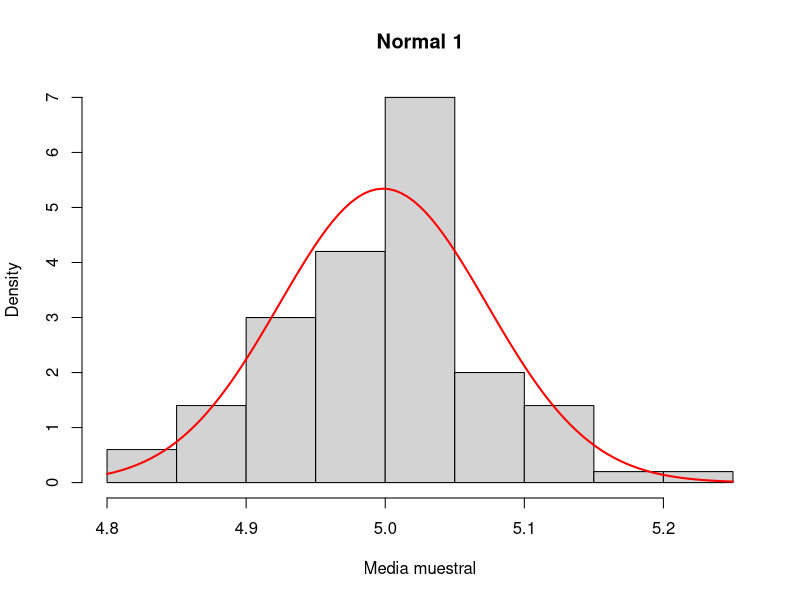
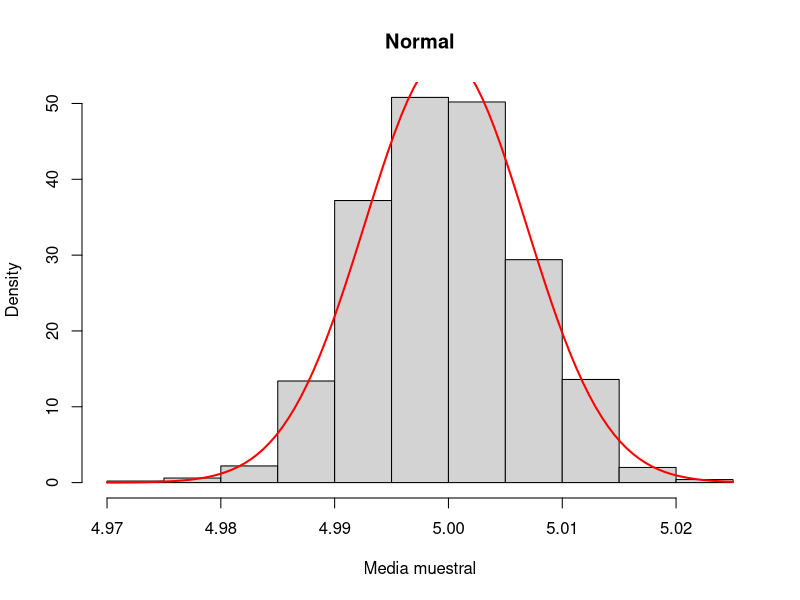
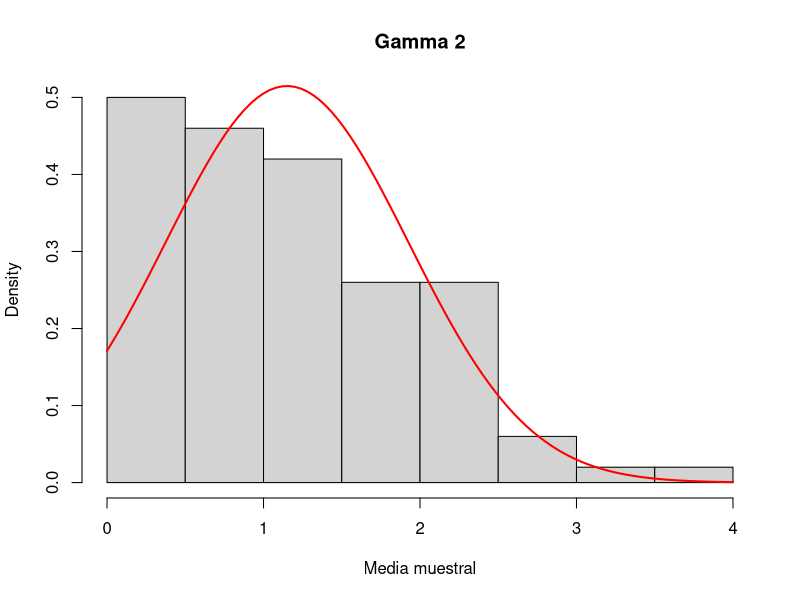
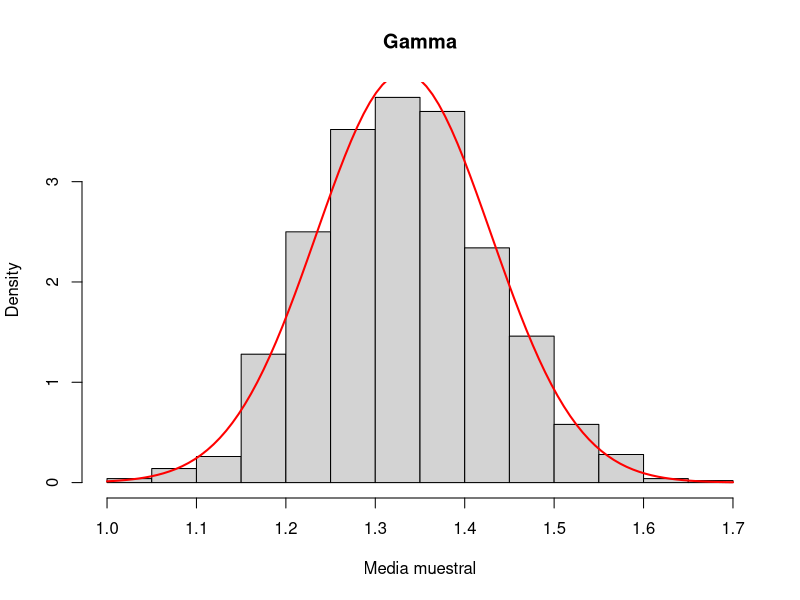
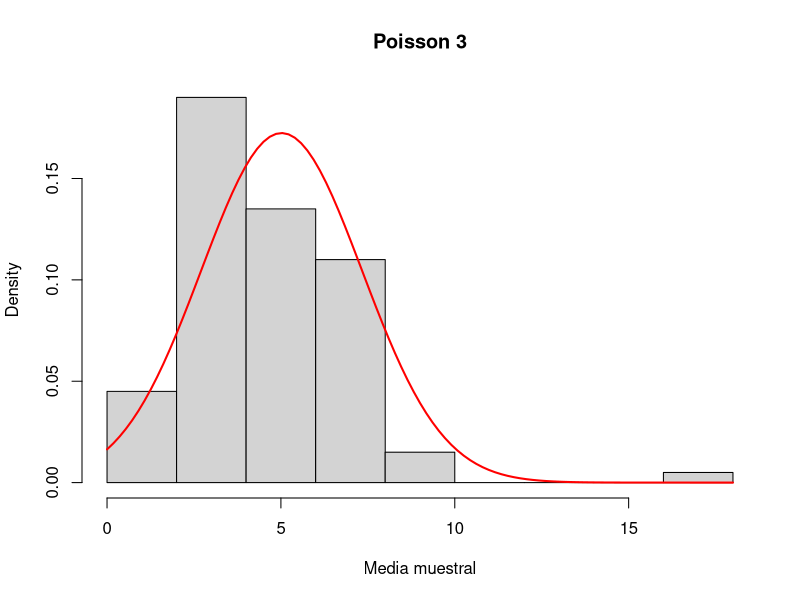
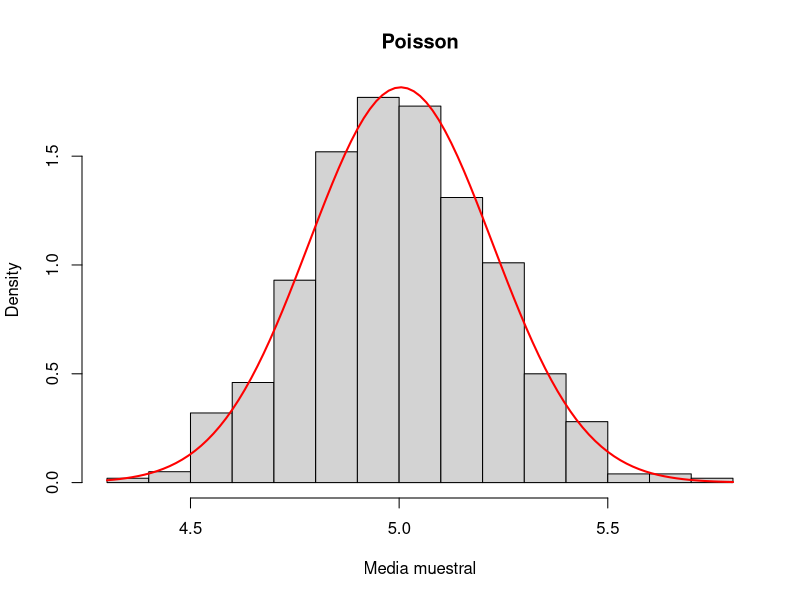
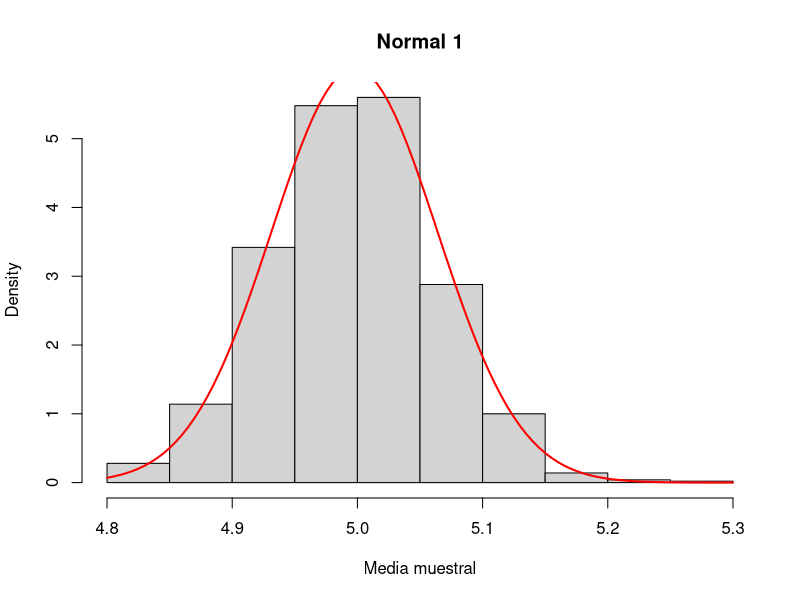
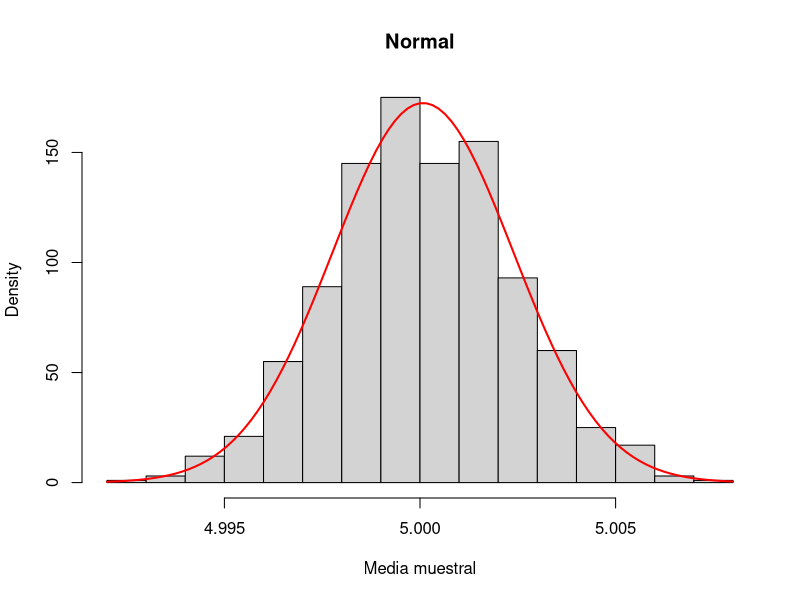

Write the R code that produced these figures, in order. (Note: this script raises an error after producing the figures.)
## ---- chunk 1
# Definición de variables o estructuras necesarias para el muestreo.
n <- 1000
tamaño <- 100
# Normal
sigma <- sqrt(5)
mu <-5
# Gamma
alfa <- 2
beta <- 1.5
# Poisson
lambda <- 5
normal_promedio <- numeric(n)
gamma_promedio <-numeric(n)
poss_promedio <-numeric(n)


# Realizar el muestreo de las distribuciones.
for(i in 1:n) {
  normal <- rnorm(tamaño,mean = 5,sd =sigma/sqrt(n))
  normal_promedio[i] <- mean(normal)
  gamma <- rgamma(tamaño,alfa,rate=beta)
  gamma_promedio[i] <- mean(gamma)
  poss <- rpois(tamaño,lambda)
  poss_promedio[i] <- mean(poss)
}

# Código para gráficos
graficar_histograma <- function(medias_muestrales, titulo) {
  hist(medias_muestrales, probability = TRUE, main = titulo, xlab = "Media muestral")
  curve(dnorm(x, mean = mean(medias_muestrales), sd = sd(medias_muestrales)), col = "red", lwd = 2, add = TRUE)
}
graficar_histograma(normal,'Normal 1')
graficar_histograma(normal_promedio,'Normal')
graficar_histograma(gamma,'Gamma 2')
graficar_histograma(gamma_promedio,'Gamma')
graficar_histograma(poss,'Poisson 3')
graficar_histograma(poss_promedio,'Poisson')
## ---- chunk 2
# Definición de variables o estructuras necesarias para el muestreo.
n <- 1000
tamaño <- 1000
# Normal
sigma <- sqrt(5)
mu <-5
# Gamma
alfa <- 2
beta <- 1.5
# Poisson
lambda <- 5
normal_promedio <- numeric(n)
gamma_promedio <-numeric(n)
poss_promedio <-numeric(n)


# Realizar el muestreo de las distribuciones.
for(i in 1:n) {
  normal <- rnorm(tamaño,mean = 5,sd =sigma/sqrt(n))
  normal_promedio[i] <- mean(normal)
  gamma <- rgamma(tamaño,alfa,rate=beta)
  gamma_promedio[i] <- mean(gamma)
  poss <- rpois(tamaño,lambda)
  poss_promedio[i] <- mean(poss)
}

# Código para gráficos
graficar_histograma <- function(medias_muestrales, titulo) {
  hist(medias_muestrales, probability = TRUE, main = titulo, xlab = "Media muestral")
  curve(dnorm(x, mean = mean(medias_muestrales), sd = sd(medias_muestrales)), col = "red", lwd = 2, add = TRUE)
}
graficar_histograma(normal,'Normal 1')
graficar_histograma(normal_promedio,'Normal')
graficar_histograma(gamma,'Gamma 2')
graficar_histograma(gamma_promedio,'Gamma')
graficar_histograma(poss,'Poisson 3')
graficar_histograma(poss_promedio,'Poisson')
## ---- chunk 3
# Definición de variables o estructuras necesarias para el muestreo.
n <- 1000
tamaño <- 5000
# Normal
sigma <- sqrt(5)
mu <-5
# Gamma
alfa <- 2
beta <- 1.5
# Poisson
lambda <- 5
normal_promedio <- numeric(n)
gamma_promedio <-numeric(n)
poss_promedio <-numeric(n)


# Realizar el muestreo de las distribuciones.
for(i in 1:n) {
  normal <- rnorm(tamaño,mean = 5,sd =sigma/sqrt(n))
  normal_promedio[i] <- mean(normal)
  gamma <- rgamma(tamaño,alfa,rate=beta)
  gamma_promedio[i] <- mean(gamma)
  poss <- rpois(tamaño,lambda)
  poss_promedio[i] <- mean(poss)
}

# Código para gráficos
graficar_histograma <- function(medias_muestrales, titulo) {
  hist(medias_muestrales, probability = TRUE, main = titulo, xlab = "Media muestral")
  curve(dnorm(x, mean = mean(medias_muestrales), sd = sd(medias_muestrales)), col = "red", lwd = 2, add = TRUE)
}
graficar_histograma(normal,'Normal 1')
graficar_histograma(normal_promedio,'Normal')
graficar_histograma(gamma,'Gamma 2')
graficar_histograma(gamma_promedio,'Gamma')
graficar_histograma(poss,'Poisson 3')
graficar_histograma(poss_promedio,'Poisson')
## ---- chunk 4

convergencia <- 1:1000

# Simular lanzamientos
for (lanzamientos in 1:1000) {
  convergencia[lanzamientos] = rbinom(n = 1,size=lanzamientos,p=5/8)/lanzamientos
}

# Gráfico de la convergencia
#convergencia

plot(convergencia,type = "l", xlab = "Número de intentos", ylab = "Probabilidad de salir cara")
abline(h = 5/8, col = "red", lty = 2)
## ---- chunk 5
probabilidad_ruina <- function(apuesta = 5, n_simulaciones = 5000){
  exitos <- 0  # Contador de éxitos
  
  for (i in 1:n_simulaciones) {
    final_fondos <- ruina(apuesta = apuesta)
    if (final_fondos[length(final_fondos)] > 200) {
      exitos <- exitos + 1  # Exito si se superan los 200 dólares
    }
  }
  
  prob_exito <- exitos / n_simulaciones  # Calcular la probabilidad de éxito
  return(prob_exito)
}

# Calcular la probabilidad de ruina para diferentes tamaños de apuesta
prob_ruina_5 <- probabilidad_ruina(apuesta = 5)
prob_ruina_25 <- probabilidad_ruina(apuesta = 25)
prob_ruina_50 <- probabilidad_ruina(apuesta = 50)

cat("Probabilidad de ruina con apuesta de 5 dólares:", prob_ruina_5, "\n")
cat("Probabilidad de ruina con apuesta de 25 dólares:", prob_ruina_25, "\n")
cat("Probabilidad de ruina con apuesta de 50 dólares:", prob_ruina_50, "\n")
